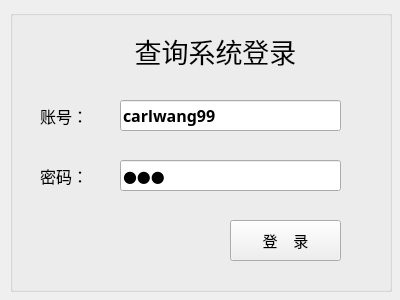
<?xml version="1.0" encoding="UTF-8"?>
<ui version="4.0">
 <class>LoginDialog</class>
 <widget class="QDialog" name="LoginDialog">
  <property name="geometry">
   <rect>
    <x>0</x>
    <y>0</y>
    <width>400</width>
    <height>300</height>
   </rect>
  </property>
  <property name="windowTitle">
   <string>Dialog</string>
  </property>
  <widget class="QGroupBox" name="groupBox">
   <property name="enabled">
    <bool>true</bool>
   </property>
   <property name="geometry">
    <rect>
     <x>10</x>
     <y>10</y>
     <width>382</width>
     <height>282</height>
    </rect>
   </property>
   <property name="sizePolicy">
    <sizepolicy hsizetype="Expanding" vsizetype="Expanding">
     <horstretch>0</horstretch>
     <verstretch>0</verstretch>
    </sizepolicy>
   </property>
   <property name="title">
    <string/>
   </property>
   <widget class="QLabel" name="label_4">
    <property name="geometry">
     <rect>
      <x>80</x>
      <y>20</y>
      <width>251</width>
      <height>41</height>
     </rect>
    </property>
    <property name="font">
     <font>
      <family>微软雅黑</family>
      <pointsize>20</pointsize>
      <weight>50</weight>
      <bold>false</bold>
     </font>
    </property>
    <property name="text">
     <string>查询系统登录</string>
    </property>
    <property name="alignment">
     <set>Qt::AlignCenter</set>
    </property>
   </widget>
   <widget class="QLabel" name="label_5">
    <property name="geometry">
     <rect>
      <x>30</x>
      <y>90</y>
      <width>81</width>
      <height>31</height>
     </rect>
    </property>
    <property name="font">
     <font>
      <family>微软雅黑</family>
      <pointsize>12</pointsize>
      <weight>50</weight>
      <bold>false</bold>
     </font>
    </property>
    <property name="cursor">
     <cursorShape>PointingHandCursor</cursorShape>
    </property>
    <property name="text">
     <string>账号：</string>
    </property>
   </widget>
   <widget class="QLabel" name="label_6">
    <property name="geometry">
     <rect>
      <x>30</x>
      <y>150</y>
      <width>81</width>
      <height>31</height>
     </rect>
    </property>
    <property name="font">
     <font>
      <family>微软雅黑</family>
      <pointsize>12</pointsize>
      <weight>50</weight>
      <bold>false</bold>
      <stylestrategy>PreferAntialias</stylestrategy>
     </font>
    </property>
    <property name="cursor">
     <cursorShape>PointingHandCursor</cursorShape>
    </property>
    <property name="text">
     <string>密码：</string>
    </property>
   </widget>
   <widget class="QPushButton" name="Login_Button_2">
    <property name="geometry">
     <rect>
      <x>220</x>
      <y>210</y>
      <width>111</width>
      <height>41</height>
     </rect>
    </property>
    <property name="font">
     <font>
      <family>微软雅黑</family>
      <pointsize>11</pointsize>
      <weight>50</weight>
      <bold>false</bold>
     </font>
    </property>
    <property name="cursor">
     <cursorShape>PointingHandCursor</cursorShape>
    </property>
    <property name="text">
     <string>登    录</string>
    </property>
    <property name="autoDefault">
     <bool>false</bool>
    </property>
   </widget>
   <widget class="QLineEdit" name="UserNames_2">
    <property name="geometry">
     <rect>
      <x>110</x>
      <y>90</y>
      <width>221</width>
      <height>31</height>
     </rect>
    </property>
    <property name="font">
     <font>
      <family>微软雅黑</family>
      <pointsize>12</pointsize>
      <weight>75</weight>
      <bold>true</bold>
     </font>
    </property>
    <property name="text">
     <string>carlwang99</string>
    </property>
   </widget>
   <widget class="QLineEdit" name="PassWords_2">
    <property name="geometry">
     <rect>
      <x>110</x>
      <y>150</y>
      <width>221</width>
      <height>31</height>
     </rect>
    </property>
    <property name="font">
     <font>
      <family>微软雅黑</family>
      <pointsize>12</pointsize>
      <weight>75</weight>
      <bold>true</bold>
     </font>
    </property>
    <property name="text">
     <string>123</string>
    </property>
    <property name="echoMode">
     <enum>QLineEdit::Password</enum>
    </property>
    <property name="placeholderText">
     <string/>
    </property>
   </widget>
  </widget>
 </widget>
 <resources/>
 <connections/>
</ui>
